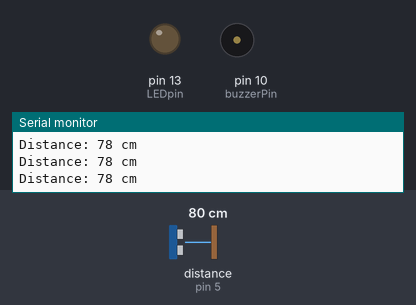
This sketch was run on a simulated Arduino Uno, built with avr-gcc and run on an emulated ATmega328P. Shown: output pins drawn as LEDs (lit = HIGH), buzzer (waves = sounding), the last lines printed to the serial monitor. Wiring (inferred from the names in the program): ultrasonic range finder: trigger pin 6; echo pin 5. The test bench sets the inputs (shaded band); at power-on: distance to the obstacle (sensor on pin 5) 80 cm. The echo pulse lasts 58.3 µs per cm; pins used as bus, display or sensor lines are not drawn.

Above: at 1.2 s.
1.3 s: distance to the obstacle (sensor on pin 5) set to 17 cm
4.3 s: distance to the obstacle (sensor on pin 5) set to 14 cm
At 4.7 s:
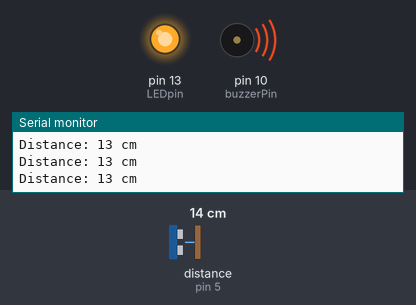
5.8 s: distance to the obstacle (sensor on pin 5) set to 18 cm
At 6.5 s:
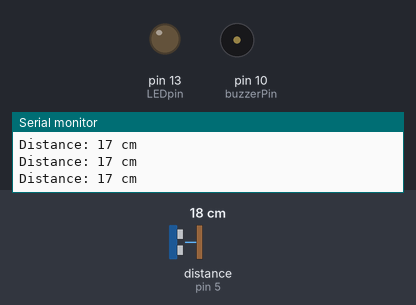
7.3 s: distance to the obstacle (sensor on pin 5) set to 2 cm
At 8.6 s:
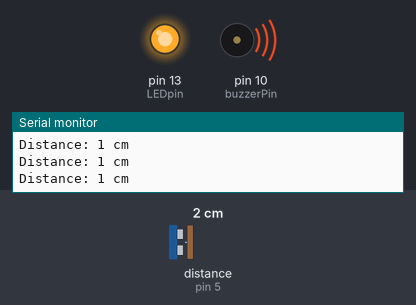
Timing chart, 0 to 9.8 s (numbered marks = the images above; inputs shaded):
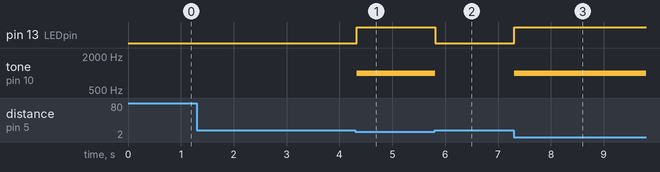

Measured:
- the behaviour switches between 16 and 15 cm on distance to the obstacle (sensor on pin 5) (found by bisection; images 0 and 1)
- after the input at 4.3 s, pin 13 (LEDpin): LOW → HIGH at once; tone on pin 10 (buzzerPin): silent → 1000 Hz at once
- after the input at 5.8 s, pin 13 (LEDpin): HIGH → LOW at once; tone on pin 10 (buzzerPin): 1000 Hz → silent at once
- after the input at 7.3 s, pin 13 (LEDpin): LOW → HIGH at once; tone on pin 10 (buzzerPin): silent → 1000 Hz at once

The sketch:

distancesnsor.ino
```cpp
int trigPin=6;
int echoPin=5;
int buzzerPin=10;
int pingtravelTime;
int distance;
int LEDpin=13;
void setup()
{
  pinMode(trigPin,OUTPUT);
  pinMode(echoPin,INPUT);
  pinMode(LEDpin,OUTPUT);
  Serial.begin(9600);

}

void loop()
{
  digitalWrite(trigPin,LOW);
  delayMicroseconds(10);
  digitalWrite(trigPin,	HIGH);
  delayMicroseconds(10);
  digitalWrite(trigPin,LOW);
  pingtravelTime=pulseIn(echoPin,HIGH);
  distance = pingtravelTime * 0.034 / 2;

  Serial.print("Distance: ");
  Serial.print(distance);
  Serial.println(" cm");
  if (distance < 15)
  {
    tone(buzzerPin, 1000);
    digitalWrite(LEDpin,HIGH);
  }
  else
  {
    noTone(buzzerPin);
    digitalWrite(LEDpin,LOW);
  }

  delay(30);


}
```
